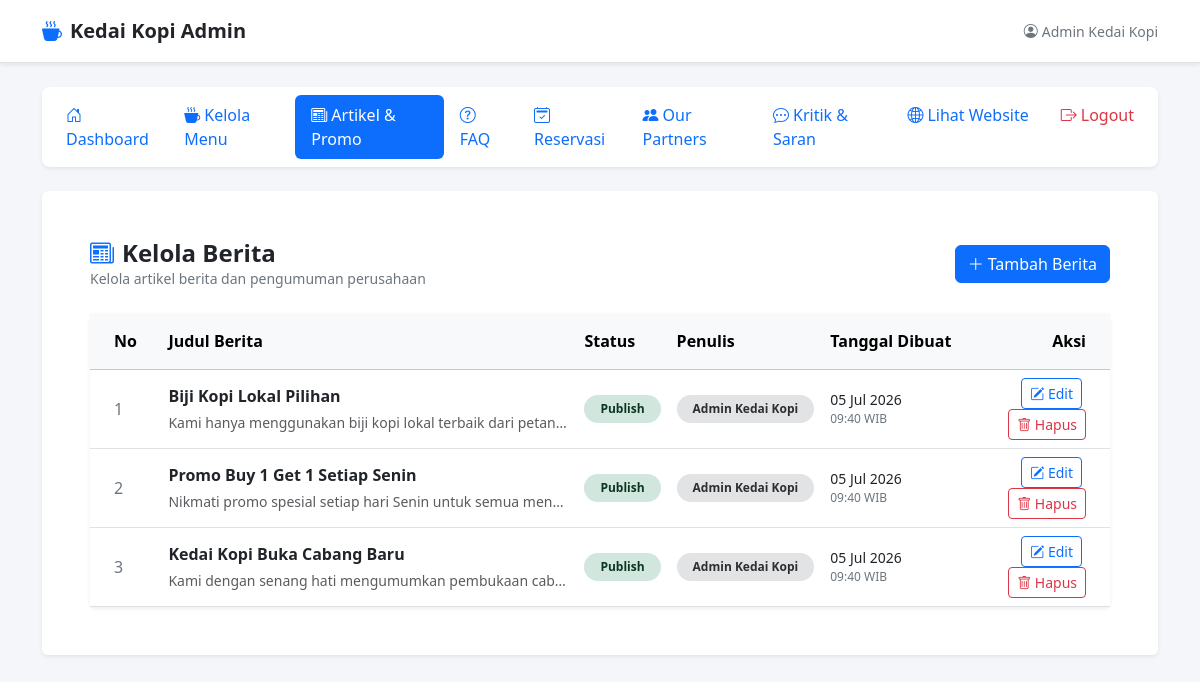
/dist/login/dashboard.php?page=berita (signed in), run on the app's committed database.
### tables this page shows
CREATE TABLE IF NOT EXISTS `berita` (
    `id` INT AUTO_INCREMENT PRIMARY KEY,
    `judul` VARCHAR(255) NOT NULL,
    `status` ENUM('Draft','Publish') NOT NULL DEFAULT 'Draft',
    `konten` TEXT NOT NULL,
    `penulis` VARCHAR(100) NOT NULL,
    `tanggal_dibuat` DATETIME DEFAULT CURRENT_TIMESTAMP,
    `tanggal_diperbarui` DATETIME DEFAULT CURRENT_TIMESTAMP ON UPDATE CURRENT_TIMESTAMP
);

### dist/login/berita/list.php (the view, shortened to what this page needs)
<?php
$beritaList = [];
$dbError = '';
$tableExists = true;
$checkTable = $conn->query("SHOW TABLES LIKE 'berita'");
if ($checkTable && $checkTable->num_rows > 0) {
    $result = $conn->query("SELECT * FROM `berita` ORDER BY `id` DESC");
    if ($result) {
        while ($row = $result->fetch_assoc()) {
            $beritaList[] = $row;
        }
    } else {
        $dbError = 'Gagal mengambil data berita: ' . $conn->error;
    }
} else {
    $tableExists = false;
}
?>
<div class="d-flex justify-content-between align-items-center mb-4 flex-wrap gap-2">
    <div>
        <h2 class="h4 mb-0 fw-bold text-dark"><i class="bi bi-newspaper me-2 text-primary"></i>Kelola Berita</h2>
        <p class="text-secondary small mb-0">Kelola artikel berita dan pengumuman perusahaan</p>
    </div>
    <div>
        <?php if ($tableExists): ?>
            <a href="dashboard.php?page=berita_create" class="btn btn-primary">
                <i class="bi bi-plus-lg me-1"></i>Tambah Berita
            </a>
        <?php endif; ?>
    </div>
</div>
<?php if (!$tableExists): ?>
    <div class="card border-0 shadow-sm p-5 text-center bg-white">
        <div class="display-1 text-warning mb-4">
            <i class="bi bi-exclamation-triangle"></i>
        </div>
        <h3 class="h4 text-dark mb-3">Tabel database tidak ditemukan!</h3>
        <p class="text-secondary mb-4 mx-auto" style="max-width: 500px;">
            Tabel `berita` belum dibuat di dalam database `<?= htmlspecialchars($nama_database) ?>`.
            Silakan klik tombol di bawah untuk menginisialisasi tabel dan data sampel secara otomatis.
        </p>
        <div>
            <a href="dashboard.php?page=setup_db" class="btn btn-warning px-4">
                <i class="bi bi-database-fill-gear me-2"></i>Jalankan Setup Database
            </a>
        </div>
    </div>
<?php elseif ($dbError !== ''): ?>
    <div class="alert alert-danger" role="alert">
        <i class="bi bi-exclamation-octagon-fill me-2"></i><?= htmlspecialchars($dbError) ?>
    </div>
<?php else: ?>
    <div class="card border-0 shadow-sm bg-white">
        <div class="card-body p-0">
            <div class="table-responsive">
                <table class="table table-hover align-middle mb-0" style="min-width: 700px;">
                    <thead class="table-light">
                        <tr>
                            <th scope="col" class="ps-4 py-3" style="width: 80px;">No</th>
                            <th scope="col" class="py-3">Judul Berita</th>
                            <th scope="col" class="py-3">Status</th>
                            <th scope="col" class="py-3" style="width: 150px;">Penulis</th>
                            <th scope="col" class="py-3" style="width: 180px;">Tanggal Dibuat</th>
                            <th scope="col" class="pe-4 py-3 text-end" style="width: 180px;">Aksi</th>
                        </tr>
                    </thead>
                    <tbody>
                        <?php if (count($beritaList) === 0): ?>
                            <tr>
                                <td colspan="6" class="text-center py-5 text-secondary">
                                    <i class="bi bi-folder-x fs-1 d-block mb-2 text-muted"></i>
                                    Belum ada berita yang diterbitkan.
                                </td>
                            </tr>
                        <?php else: ?>
                            <?php $no = 1; foreach ($beritaList as $berita): ?>
                                <tr>
                                    <td class="ps-4 fw-medium text-secondary"><?= $no++ ?></td>
                                    <td>
                                        <div class="fw-bold text-dark mb-1"><?= htmlspecialchars($berita['judul']) ?></div>
                                        <div class="text-muted small text-truncate" style="max-width: 400px;">
                                            <?= htmlspecialchars(strip_tags($berita['konten'])) ?>
                                        </div>
                                    </td>
                                    <td>
                                        <span class="badge bg-<?= $berita['status'] === 'Publish' ? 'success' : 'secondary' ?>-subtle text-<?= $berita['status'] === 'Publish' ? 'success' : 'secondary' ?>-emphasis rounded-pill px-3 py-2 small">
                                            <?= htmlspecialchars($berita['status']) ?>
                                        </span>
                                    </td>
                                    <td>
                                        <span class="badge bg-secondary-subtle text-secondary-emphasis rounded-pill px-3 py-2 small">
                                            <?= htmlspecialchars($berita['penulis']) ?>
                                        </span>
                                   </td>
                                    <td>
                                        <div class="text-dark small">
                                            <?= date('d M Y', strtotime($berita['tanggal_dibuat'])) ?>
                                        </div>
                                        <div class="text-secondary small" style="font-size: 0.75rem;">
                                            <?= date('H:i', strtotime($berita['tanggal_dibuat'])) ?> WIB
                                        </div>
                                    </td>
                                    <td class="pe-4 text-end">
                                        <a href="dashboard.php?page=berita_edit&id=<?= $berita['id'] ?>" class="btn btn-outline-primary btn-sm me-1" title="Edit">
                                            <i class="bi bi-pencil-square"></i> Edit
                                        </a>
                                        <button
                                            type="button"
                                            class="btn btn-outline-danger btn-sm"
                                            title="Hapus"
                                            data-bs-toggle="modal"
                                            data-bs-target="#deleteModal<?= $berita['id'] ?>"
                                        >
                                            <i class="bi bi-trash"></i> Hapus
                                        </button>
                                    </td>
                                </tr>
                            <?php endforeach; ?>
                        <?php endif; ?>
                    </tbody>
                </table>
            </div>
        </div>
    </div>
<?php endif; ?>

### dist/login/dashboard.php (style rules this page uses)
body { background-color: #f4f6f9; }

### data on the page
berita: judul "Biji Kopi Lokal Pilihan", konten "Kami hanya menggunakan biji kopi lokal terbaik dari petan…", status "Publish", penulis "Admin Kedai Kopi", tanggal_dibuat "05 Jul 2026", tanggal_dibuat "09:40"
berita: judul "Promo Buy 1 Get 1 Setiap Senin", konten "Nikmati promo spesial setiap hari Senin untuk semua men…", status "Publish", penulis "Admin Kedai Kopi", tanggal_dibuat "05 Jul 2026", tanggal_dibuat "09:40"
berita: judul "Kedai Kopi Buka Cabang Baru", konten "Kami dengan senang hati mengumumkan pembukaan cab…", status "Publish", penulis "Admin Kedai Kopi", tanggal_dibuat "05 Jul 2026", tanggal_dibuat "09:40"

### other printed values
$userName "Admin Kedai Kopi"
